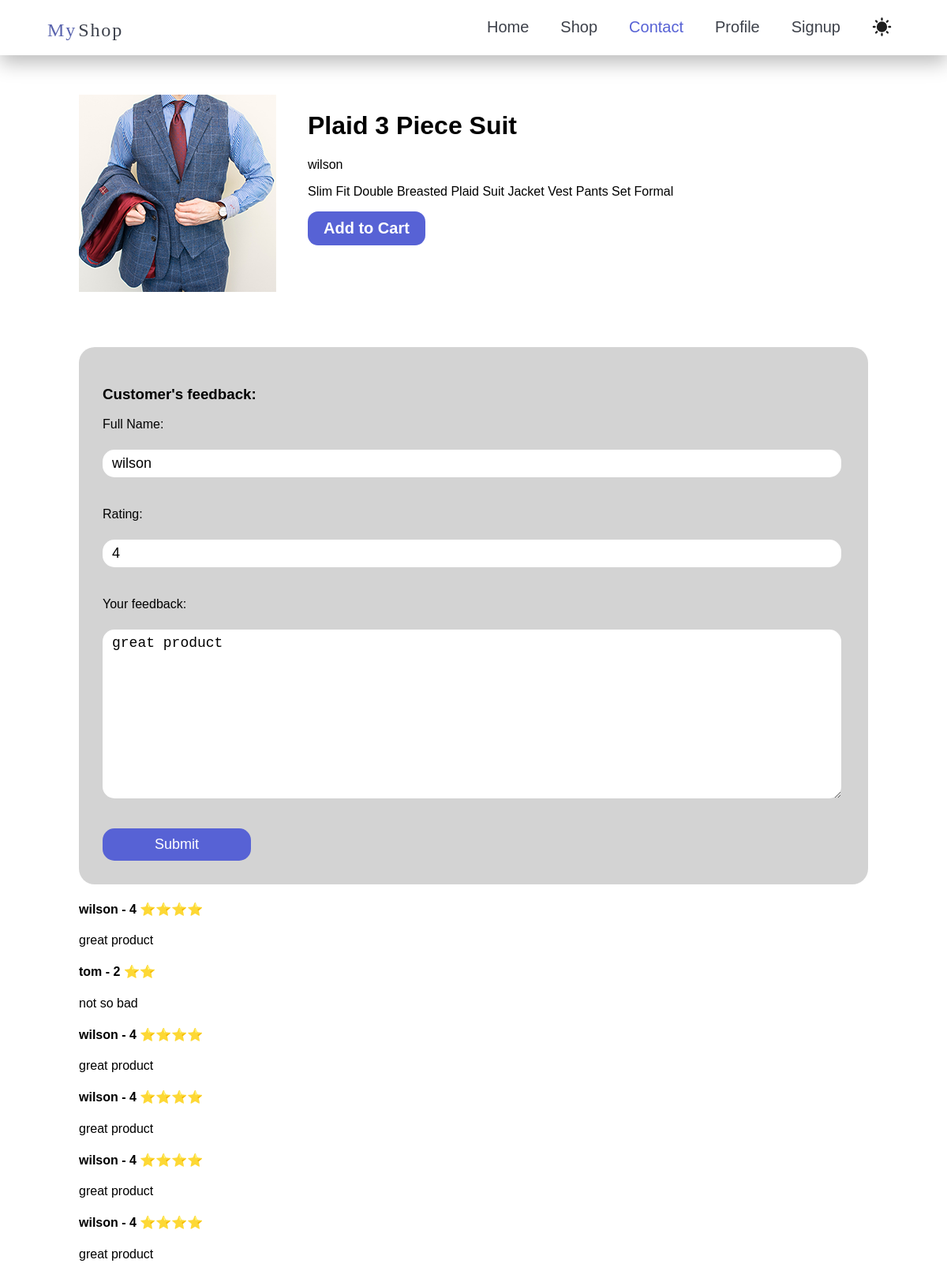
Page /products/wilson/2 on the earlier database version.
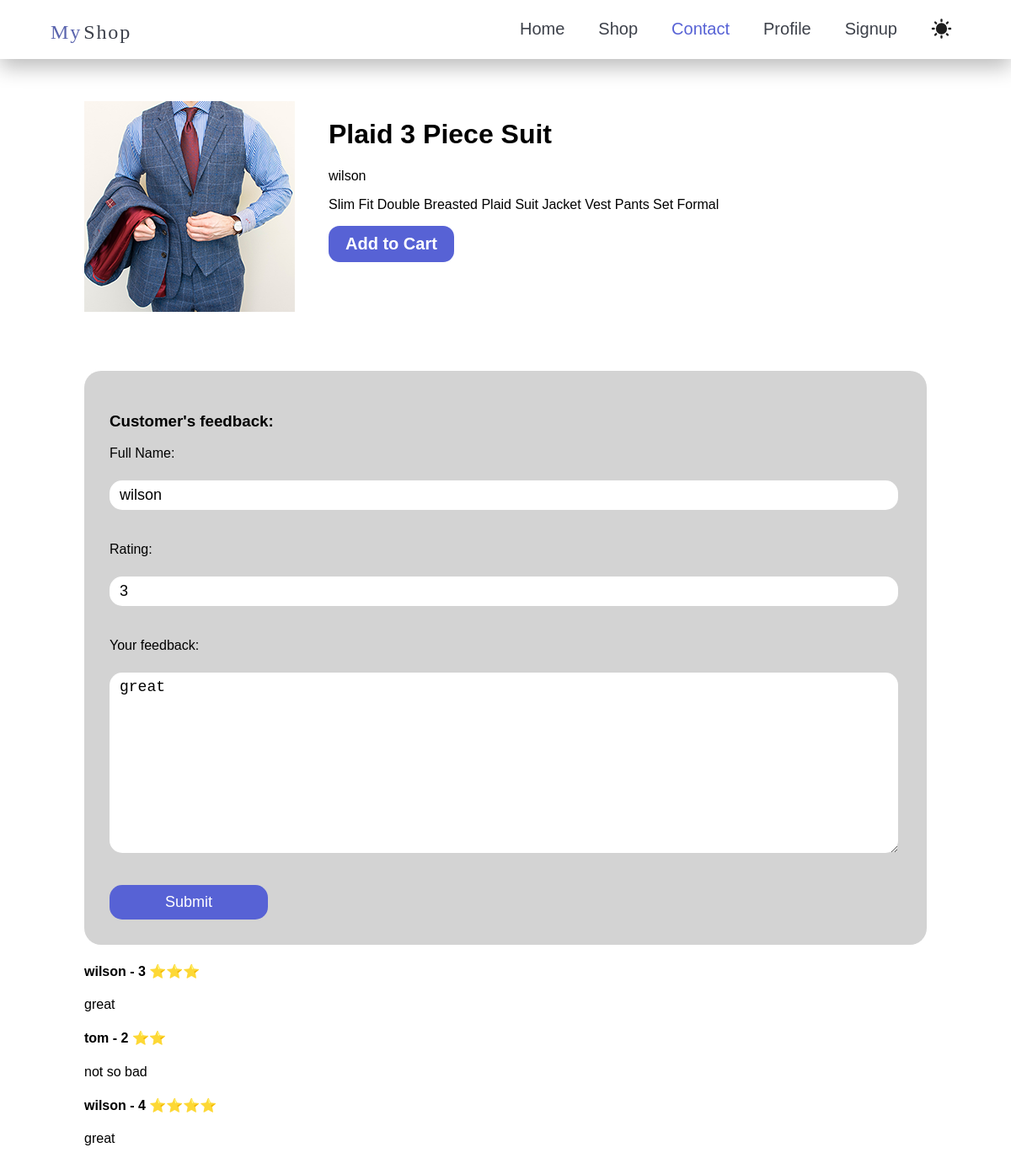
Same page on the later database version.
### products/models.py (models this page shows, shortened)
class Product(models.Model):
    title = models.CharField(max_length=70)
    description = models.TextField()
    category = models.ManyToManyField(Category)
    image = models.ImageField(blank = True,upload_to='product-img')
    brand = models.ForeignKey(Brand, on_delete=models.CASCADE, null=True, related_name="products")
    price = models.PositiveIntegerField()
    slug = models.SlugField(blank = True)
    is_bestseller = models.BooleanField(default=False)
    suggestions = models.ManyToManyField('self')

class Brand(models.Model):
    title = models.CharField(max_length=70)
    logo = models.ImageField()
    address = models.OneToOneField(Address, on_delete=models.CASCADE, null=True)

class Feedback(models.Model):
    name = models.CharField(max_length=50)
    rating = models.IntegerField()
    product = models.ForeignKey(Product, on_delete=models.CASCADE)
    text = models.TextField()

### products/views.py (the view, shortened to what this page needs)
# urls.py: path('products/<product_brand>/<product_slug>',views.ProductPageView.as_view(),name="product_page"),#product category
class ProductPageView(View):
    def get(self,request,product_brand,product_slug):
        product = Product.objects.get(slug=product_slug)
        my_feedback = Feedback.objects.get(product=product,id = 2)
        form = FeedbackForm(instance=my_feedback)
        reviews = Feedback.objects.filter(product=product)
        return render(request,"products/product.html",{
            "product":product,
            "form":form,
            "reviews":reviews,
        })

### products/forms.py
class FeedbackForm(forms.ModelForm):
    class Meta:
        model = Feedback
        fields = ('name','rating','text')
        labels = {
            'name' : 'Full Name',
            'rating' : 'Rating',
            'text' : 'Your feedback',
        }

### products/templates/products/product.html (shortened to what this page needs)
{% extends 'base.html' %}
{%load static%}
{%block css %}{% static "products/product.css"%}{%endblock%}
{%block body%}
    {%include "includes/nav.html"%}
    <div id= "product-main-con">
        <main>
        <img src = "{{product.image.url}}">
            <div>
                <h1>{{product.title}}</h1>
                <p>{{product.brand.title}}</p>
                <p>{{product.description}}</p>
                <button>Add to Cart</button>
            </div>
        </main>
        <section id="feedback">
            <h3>Customer's feedback:</h3>
            <form method="POST">
                {% for field in form %}
                    {{field.label_tag}}<br>
                    {{field}}<br>
                {%endfor%}
                <button type="submit">Submit</button>
            </form>
        </section>
        <section>
            {% for review in reviews%}
                <h4>{{review.name}} - {{review.rating}}
                    {% if review.rating == 5 %}⭐⭐⭐⭐⭐
                    {% elif review.rating == 4 %}⭐⭐⭐⭐
                    {% elif review.rating == 3 %}⭐⭐⭐
                    {% elif review.rating == 2 %}⭐⭐
                    {% elif review.rating == 1 %}⭐
                    {% endif %}
                </h4>
                <p>{{review.text}}</p>
            {%endfor%}
        </section>
    </div>
{%endblock%}

### templates/base.html (shortened to what this page needs)
{%load static%}
<!DOCTYPE html>
<html lang="en">
<head>
    <link rel="stylesheet" href="{% block css %}{% endblock %}">
</head>
<body>
    {%block body%}{%endblock%}
</body>
</html>

### templates/includes/nav.html (shortened to what this page needs)
{% load static %}
<header>
    <img src="{% static 'img/brand-logo.svg' %}" width="100" alt="myshop logo">
    <nav class="main-nav">
        <a href="{% url 'home' %}">Home</a>
        <a href="shop.html">Shop</a>
        <a href="contact.html" id="selected">Contact</a>
        <a href="profile.html">Profile</a>
        <a href="{% url 'signup' %}">Signup</a>
    </nav>
</header>

### products/static/products/product.css (style rules this page uses)
body { font-family: Arial, Helvetica, sans-serif; margin: 0; }
header { display: flex; padding: 0 5%; justify-content: space-between; background-color: white; box-shadow: 0px 10px 25px #00000043; height: 70px; }
header img { padding-top: 12px; }
.main-nav { padding: 10px; display: flex; column-gap: 40px; padding-top: 18px; }
.main-nav a { font-size: 20px; color: #3d414a; text-decoration: none; transition-duration: 0.3s; padding-top: 5px; }
#selected { color: #5762D5; }
#sun-icon { transform: translateY(-5px); }
#product-main-con { width: 1000px;margin : 50px auto; }
#product-main-con main { display: flex; width:100%; column-gap: 40px; }
#product-main-con main button { background-color: #5762D5; font-size: 20px; color: white; font-weight: bold; border: none; padding: 10px 20px; border-radius: 13px; cursor: pointer; transition-duration: 0.3s; }
#feedback { padding:30px; background-color: lightgray; border-radius: 20px; margin-top: 70px; }
#feedback input, #feedback textarea { width: 97%; display: block; font-size: 18px; padding: 7px 12px; margin-bottom: 20px; border: none; border-radius: 15px; }
#feedback label { font-weight: 300; display: block; margin-bottom: 5px; }
#feedback button { border: none; border-radius: 15px; background-color: #5762D5; color: white; font-size: 18px; padding: 10px 30px; width: 20%; cursor: pointer; transition-duration: 0.3s; }

Differences in the rows shown:
removed Feedback: name "wilson", rating "4", text "great product"
removed Feedback: name "wilson", rating "4", text "great product"
removed Feedback: name "wilson", rating "4", text "great product"
removed Feedback: name "wilson", rating "4", text "great product"
changed Feedback (number 1 of 3 on the later page): rating "4" → "3"; text "great product" → "great"; rating "⭐⭐⭐⭐" → "⭐⭐⭐"
added Feedback: name "wilson", rating "4", text "great"
